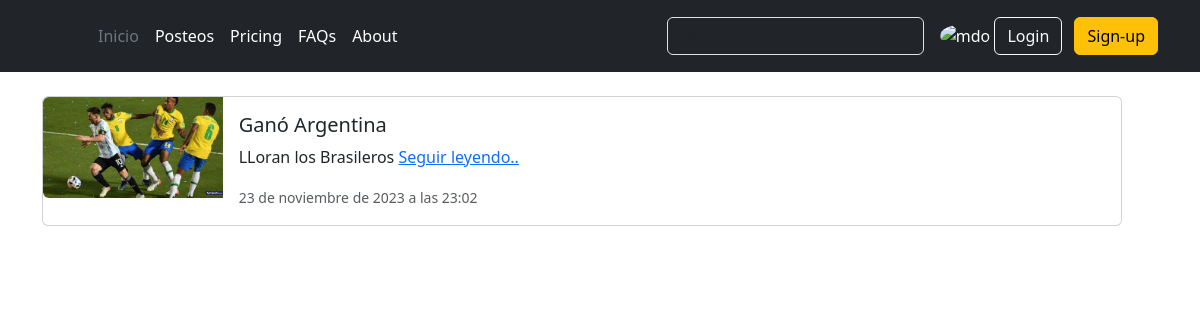
/posts/posteos/, run on an earlier commit of the app's database.
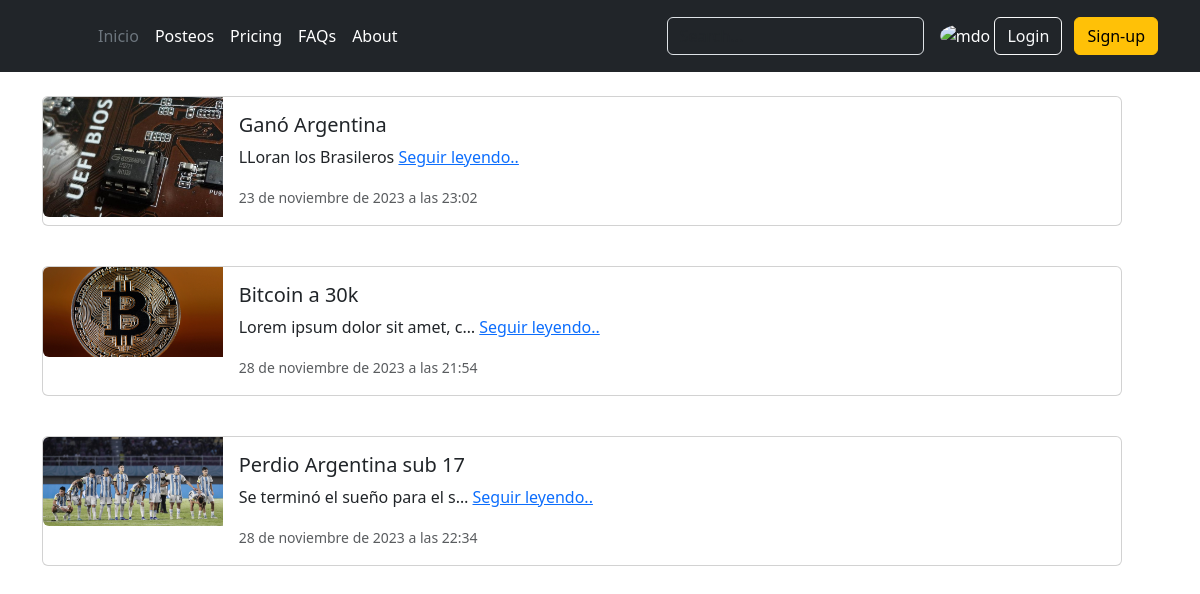
And on a later commit of the database.
### apps/posts/models.py (models this page shows, shortened)
class Post(models.Model):
    titulo = models.CharField(max_length=355)
    cuerpo = models.TextField()
    fecha_creacion = models.DateTimeField(auto_now_add=True)
    imagen = models.ImageField(upload_to="posts")

### apps/posts/views.py (the view)
# urls.py: path("posteos/", views.post_realizado, name="post_realizado"),
def post_realizado(request):
    posteos = Post.objects.all()  # selec * from Post
    return render(request, "posts/post.html", {"posteos": posteos})

### templates/posts/post.html (shortened to what this page needs)
{% extends 'base.html'%}
{% block contenido %}
{% for post in posteos %}
<br>
<div class="card mb-3" style="max-width: 1080px;">
    <div class="row g-0">
        <div class="col-md-2">
            <img src="{{ post.imagen.url }}" class="img-fluid rounded-start" alt="nohay">
        </div>
        <div class="col-md-8">
            <div class="card-body">
                <h5 class="card-title">{{ post.titulo }}</h5>
                <p class="card-text">{{ post.cuerpo|truncatechars:30 }} <a
                        href="{% url 'posts:post_detail' post.pk %}">Seguir leyendo..</a></p>
                <p class="card-text"><small class="text-body-secondary">{{ post.fecha_creacion}}
                    </small></p>
            </div>
        </div>
    </div>
</div>
{% endfor %}
{% endblock contenido %}

### templates/base.html (shortened to what this page needs)
<!DOCTYPE html>
<html lang="en">
<head>
    <link href="https://cdn.jsdelivr.net/npm/bootstrap@5.3.2/dist/css/bootstrap.min.css" rel="stylesheet"
>
</head>
<body>
    {% include 'navbar.html' %}
    <div class="container">
        {% block contenido %}
        {% endblock contenido %}
    </div>
</body>
</html>

### templates/navbar.html
<header class="p-3 text-bg-dark">
    <div class="container">
        <div class="d-flex flex-wrap align-items-center justify-content-center justify-content-lg-start">
            <a href="/" class="d-flex align-items-center mb-2 mb-lg-0 text-white text-decoration-none">
                <svg class="bi me-2" width="40" height="32" role="img" aria-label="Bootstrap">
                    <use xlink:href="#bootstrap"></use>
                </svg>
            </a>
            <ul class="nav col-12 col-lg-auto me-lg-auto mb-2 justify-content-center mb-md-0">
                <li><a href="{% url 'posts:home_posts' %}" class="nav-link px-2 text-secondary">Inicio</a></li>
                <li><a href="{% url 'posts:post_realizado' %}" class="nav-link px-2 text-white">Posteos</a></li>
                <li><a href="#" class="nav-link px-2 text-white">Pricing</a></li>
                <li><a href="#" class="nav-link px-2 text-white">FAQs</a></li>
                <li><a href="#" class="nav-link px-2 text-white">About</a></li>
            </ul>
            <form class="col-12 col-lg-auto mb-3 mb-lg-0 me-lg-3" role="search">
                <input type="search" class="form-control form-control-dark text-bg-dark" placeholder="Search..."
                    aria-label="Search">
            </form>
            <div class="text-end">
                <img src="https://github.com/mdo.png" alt="mdo" width="32" height="32" class="rounded-circle">
                <button type="button" class="btn btn-outline-light me-2">Login</button>
                <button type="button" class="btn btn-warning">Sign-up</button>
            </div>
        </div>
    </div>
</header>

What changed in the data, as far as the page shows it:
changed Post "Ganó Argentina": imagen: a different picture
added Post: imagen (picture), titulo "Bitcoin a 30k", cuerpo "Lorem ipsum dolor sit amet, c…", fecha_creacion "28 de noviembre de 2023 a las 21:54"
added Post: imagen (picture), titulo "Perdio Argentina sub 17", cuerpo "Se terminó el sueño para el s…", fecha_creacion "28 de noviembre de 2023 a las 22:34"
